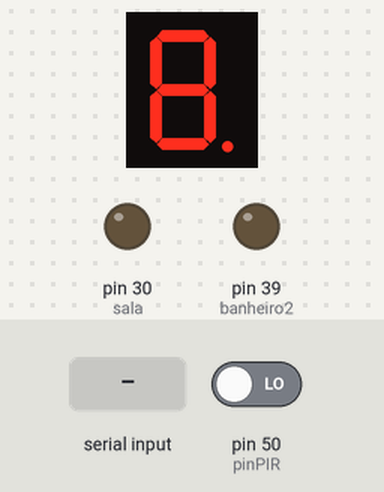
The sketch below on a simulated Arduino Mega 2560, built with avr-gcc and run on an emulated ATmega2560. Parts: 1-digit seven-segment display, output pins drawn as LEDs (lit = HIGH). Wiring (inferred from the names in the program): 1-digit 7-segment display, segments lit when LOW: segments pin 32, pin 33, pin 34, pin 35, pin 36, pin 37, pin 38, pin 31. The inputs (shaded band) are chosen by the test bench; at power-on: pin 50 (pinPIR) LOW. The segment pins are drawn as the display they are named for; pins used as bus, display or sensor lines are not drawn.

Above: at 1.2 s.
1.3 s: pin 50 (pinPIR) driven HIGH
At 2.2 s:
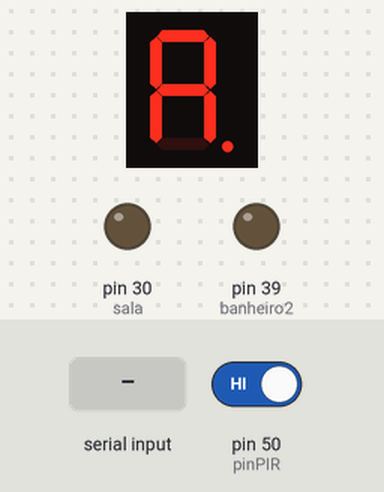
2.8 s: "A" received over the second serial link
At 3.4 s:
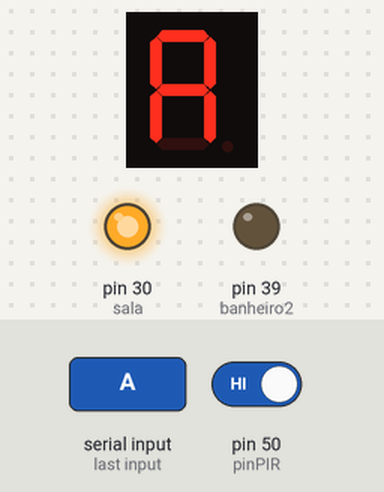
4.3 s: "B" received over the second serial link
At 5.5 s:
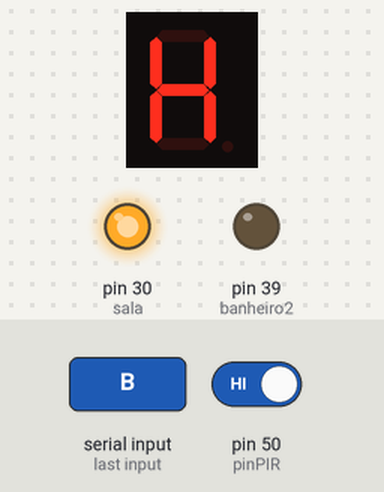
5.8 s: "C" received over the second serial link
At 6.9 s:
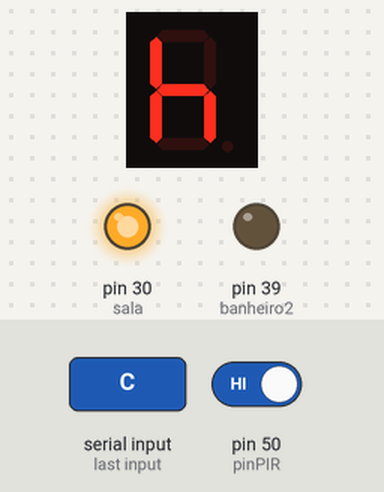
7.3 s: pin 50 (pinPIR) driven LOW
At 8.0 s:
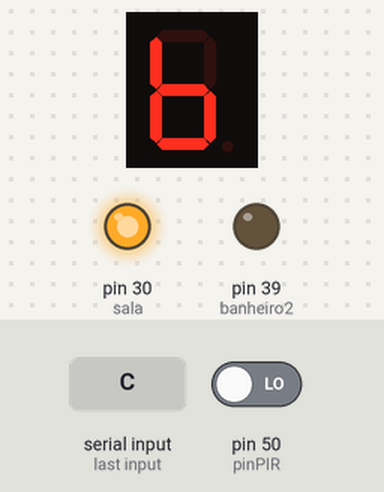
8.8 s: "D" received over the second serial link
At 9.2 s:
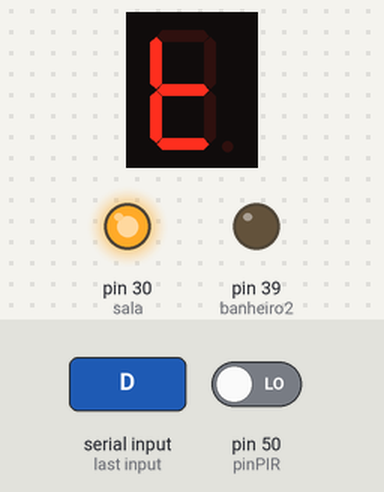
Timing chart, 0 to 11.3 s (numbered marks = the images above; inputs shaded):
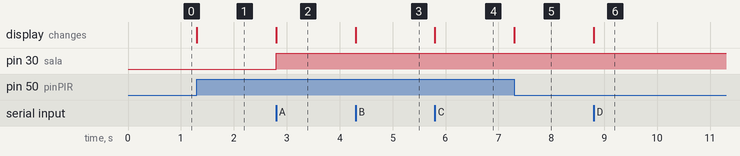

Measured:
- after the input at 1.3 s, the display: changes at once (image 1)
- after the input at 2.8 s, pin 30 (sala): LOW → HIGH at once; the display: changes at once (image 2)
- after the input at 4.3 s, the display: changes at once (image 3)
- after the input at 5.8 s, the display: changes at once (image 4)
- after the input at 7.3 s, the display: changes at once (image 5)
- after the input at 8.8 s, the display: changes at once (image 6)

The sketch:

Iluminacao.ino
```cpp
/******************************************************************************************
  Instituto Federal de Educação, Ciência e Tecnologia de Santa Catarina-Campus Florianópolis
  Unidade Curricular: Projeto Integrador II
  Aluno: João Pedro de Araújo Duarte
  Semestre 2021.1

  Objetivo: Verificar o sistema de iluminação, acionamento por presença e por comandos diretos no aplicativo
*******************************************************************************************/
#include "SoftwareSerial.h"
#define sala 30
#define segsala 31
#define banheiro 32
#define cozinha 33
#define garagem 34
#define entrada 35
#define quarto 36
#define suite 37
#define sala2 38
#define banheiro2 39
#define pinPIR 50
int incomingByte;
SoftwareSerial bluetooth(10, 11);

void setup() {
  pinMode(sala, OUTPUT);
  pinMode(segsala, OUTPUT);
  pinMode(banheiro, OUTPUT);
  pinMode(cozinha, OUTPUT);
  pinMode(garagem, OUTPUT);
  pinMode(entrada, OUTPUT);
  pinMode(quarto, OUTPUT);
  pinMode(suite, OUTPUT);
  pinMode(sala2, OUTPUT);
  pinMode(banheiro2, OUTPUT);
  bluetooth.begin(9600);
}
void luzes() { //Função responsável por acionar as luzes caso o arduino receba do aplicativo a variável correspondente
  if (bluetooth.available() > 0) {
    incomingByte = bluetooth.read();
    switch (incomingByte) {
      case 'A':
        digitalWrite(sala, !digitalRead(sala));
        digitalWrite(segsala, !digitalRead(segsala));
        break;
      case 'B':
        digitalWrite(banheiro, !digitalRead(banheiro));
        break;
      case 'C':
        digitalWrite(cozinha, !digitalRead(cozinha));
        break;
      case 'D':
        digitalWrite(garagem, !digitalRead(garagem));
        break;
      case 'H':
        digitalWrite(quarto, !digitalRead(quarto));
        break;
      case 'I':
        digitalWrite(suite, !digitalRead(suite));
        break;
      case 'J':
        digitalWrite(sala2, !digitalRead(sala2));
        break;
      case 'K':
        digitalWrite(banheiro2, !digitalRead(banheiro2));
        break;
    }
  }
}

void presenca() { //Função responsável por verificar se o sensor de presença foi acionado ou não, caso positivo liga o LED da entrada
  bool valorPIR = digitalRead(pinPIR);

  if (valorPIR == HIGH) {
    digitalWrite(entrada, HIGH);
  }
  else if (valorPIR == LOW) {
    digitalWrite(entrada, LOW);
  }
}

void loop() {
  luzes();
  presenca();
}
```
